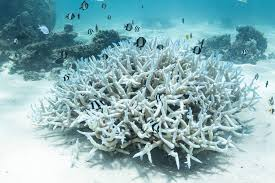
#> input picture data/raw/bleached/b1.jpg, 275 x 183 px
$ python -i preprocess.py   (imports and definitions only)
#> lines starting #> are read from the running program, lines starting #| are printed output that depends on the picture
### src/utils.py
"""
utils.py — Shared helpers for the Coral Reef Health Classification project.

Provides:
    - set_seed()       Reproducible experiments
    - get_device()     Auto-detect CPU / CUDA
    - load_config()    Read YAML configuration
    - setup_logger()   Consistent logging across modules
"""

import logging
import os
import random
from pathlib import Path

import numpy as np
import torch
import yaml


# ------------------------------------------------------------------
# Reproducibility
# ------------------------------------------------------------------
# [19 lines left out: functions set_seed, get_device, not called in this run]


# ------------------------------------------------------------------
# Configuration
# ------------------------------------------------------------------
_PROJECT_ROOT = Path(__file__).resolve().parent.parent
DEFAULT_CONFIG_PATH = _PROJECT_ROOT / "configs" / "default.yaml"


# [7 lines left out: function load_config, not called in this run]


# ------------------------------------------------------------------
# Logging
# ------------------------------------------------------------------
def setup_logger(name: str = "coralreef", level: int = logging.INFO) -> logging.Logger:
    """Create (or retrieve) a logger with a consistent format."""
#> further down, picture is the input picture: shape (183, 275, 3); mean B, G, R 182.3, 177, 137.6
    logger = logging.getLogger(name)
    if not logger.handlers:
        handler = logging.StreamHandler()
        fmt = logging.Formatter(
            "[%(asctime)s] %(levelname)s — %(name)s — %(message)s",
            datefmt="%Y-%m-%d %H:%M:%S",
        )
        handler.setFormatter(fmt)
        logger.addHandler(handler)
    logger.setLevel(level)
    return logger


# ------------------------------------------------------------------
# Misc
# ------------------------------------------------------------------
# [12 lines left out: functions ensure_dir, get_class_names, not called in this run]

### src/preprocess.py
"""
preprocess.py — Underwater image enhancement pipeline.

Functions:
    - color_correct()       Gray-World white-balance
    - denoise()             Non-local means denoising
    - apply_clahe()         CLAHE on L-channel (LAB colour space)
    - enhance_underwater_image()  Full pipeline (above three combined)

CLI usage:
    python -m src.preprocess                       # uses config defaults
    python -m src.preprocess --input data/raw --output data/processed
"""

from __future__ import annotations

import argparse
from pathlib import Path

import cv2
import numpy as np

from src.utils import ensure_dir, load_config, setup_logger

logger = setup_logger("preprocess")


# ================================================================
#  Individual enhancement steps
# ================================================================

def color_correct(image: np.ndarray) -> np.ndarray:
    """Apply Gray-World white-balance colour correction.

    Scales each channel so that the average colour of the scene is gray,
    which compensates for the blue / green colour-cast typical of
    underwater photographs.
    """
    result = image.astype(np.float32)
    avg_b, avg_g, avg_r = result.mean(axis=(0, 1))
#> avg_b = 182.3; avg_g = 177; avg_r = 137.6
    avg_gray = (avg_b + avg_g + avg_r) / 3.0
#> avg_gray = 165.6

    result[:, :, 0] = np.clip(result[:, :, 0] * (avg_gray / (avg_b + 1e-6)), 0, 255)
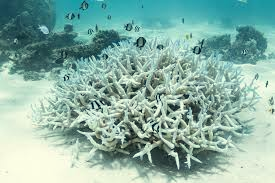
#> result: shape (183, 275, 3) float32; mean B, G, R 165.6, 177, 137.6
    result[:, :, 1] = np.clip(result[:, :, 1] * (avg_gray / (avg_g + 1e-6)), 0, 255)
    result[:, :, 2] = np.clip(result[:, :, 2] * (avg_gray / (avg_r + 1e-6)), 0, 255)
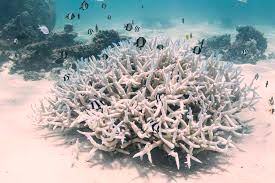
#> result: shape (183, 275, 3) float32; mean B, G, R 165.6, 165.6, 160.9
    return result.astype(np.uint8)


def denoise(image: np.ndarray, h: int = 10, h_color: int = 10,
            template_window: int = 7, search_window: int = 21) -> np.ndarray:
    """Remove noise using OpenCV fast non-local means denoising (colour)."""
#> called with h = 10, h_color = 10, template_window = 7, search_window = 21
    return cv2.fastNlMeansDenoisingColored(
        image, None, h, h_color, template_window, search_window
    )
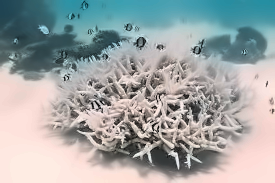
#> returned value: shape (183, 275, 3); mean of channels 0, 1, 2 165.2, 165.3, 159; drawn as B, G, R


def apply_clahe(image: np.ndarray, clip_limit: float = 2.0,
                tile_grid_size: tuple[int, int] = (8, 8)) -> np.ndarray:
    """Apply CLAHE on the L-channel of the LAB colour space.

    This improves local contrast without amplifying noise in dark regions.
    """
#> called with clip_limit = 2, tile_grid_size = (8, 8)
    lab = cv2.cvtColor(image, cv2.COLOR_BGR2LAB)
#> lab: shape (183, 275, 3); mean of channels 0, 1, 2 171, 126.6, 127.6
    l_chan, a_chan, b_chan = cv2.split(lab)
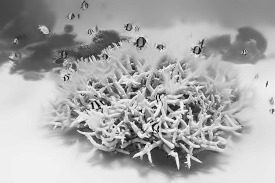
#> l_chan: shape (183, 275); min 3, max 244, mean 171
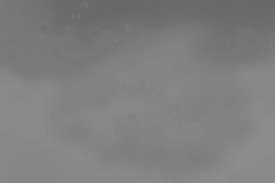
#> a_chan: shape (183, 275); min 104, max 140, mean 126.6

    clahe = cv2.createCLAHE(clipLimit=clip_limit, tileGridSize=tile_grid_size)
    l_chan = clahe.apply(l_chan)
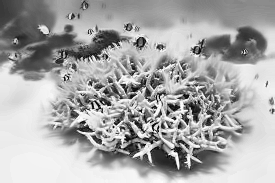
#> l_chan: shape (183, 275); min 2, max 255, mean 168.3

    merged = cv2.merge([l_chan, a_chan, b_chan])
#> merged: shape (183, 275, 3); mean of channels 0, 1, 2 168.3, 126.6, 127.6
    return cv2.cvtColor(merged, cv2.COLOR_LAB2BGR)
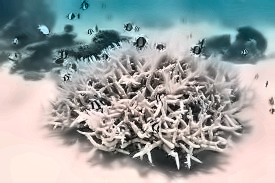
#> returned value: shape (183, 275, 3); mean B, G, R 163.2, 163.4, 156.5


# ================================================================
#  Combined pipeline
# ================================================================

def enhance_underwater_image(
    image: np.ndarray,
    do_color_correct: bool = True,
    do_denoise: bool = True,
    do_clahe: bool = True,
    clahe_clip: float = 2.0,
    clahe_grid: tuple[int, int] = (8, 8),
) -> np.ndarray:
    """Run the full enhancement pipeline on a single BGR image."""
    if do_color_correct:
        image = color_correct(image)
    if do_denoise:
        image = denoise(image)
    if do_clahe:
        image = apply_clahe(image, clip_limit=clahe_clip, tile_grid_size=clahe_grid)
    return image


# ================================================================
#  Batch processing (CLI)
# ================================================================

# [57 lines left out: functions batch_process, main, not called in this run]


# [2 lines not run here, left out]

>>> import cv2
>>> picture = cv2.imread('../data/raw/bleached/b1.jpg')
>>> result = enhance_underwater_image(picture)

$ run again, on data/raw/bleached/b2.jpg
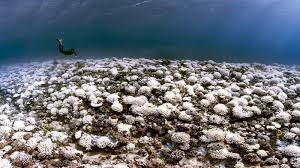
#> input picture data/raw/bleached/b2.jpg, 300 x 168 px
#> picture is the input picture: shape (168, 300, 3); mean B, G, R 119.3, 111, 104.6
#> avg_b = 119.3; avg_g = 111; avg_r = 104.6
#> avg_gray = 111.6
#> lab: shape (168, 300, 3); mean of channels 0, 1, 2 117, 129.4, 128.8
#> in apply_clahe, `l_chan = clahe.apply(l_chan)`:
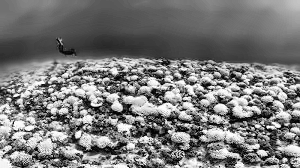
#> l_chan: shape (168, 300); min 1, max 255, mean 121.5
#> merged: shape (168, 300, 3); mean of channels 0, 1, 2 121.5, 129.4, 128.8
#> in apply_clahe, `return cv2.cvtColor(merged, cv2.COLOR_LAB2BGR)`:
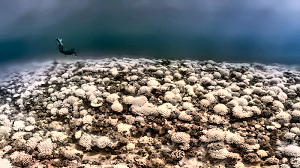
#> returned value: shape (168, 300, 3); mean B, G, R 114, 115.2, 115.2

$ run again, on data/raw/bleached/b3.jpg
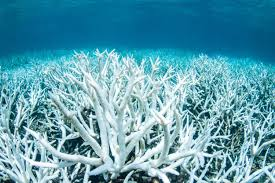
#> input picture data/raw/bleached/b3.jpg, 275 x 183 px
#> picture is the input picture: shape (183, 275, 3); mean B, G, R 173.9, 156.5, 91.4
#> avg_b = 173.9; avg_g = 156.5; avg_r = 91.4
#> avg_gray = 140.6
#> lab: shape (183, 275, 3); mean of channels 0, 1, 2 147.1, 127.4, 127.5
#> in apply_clahe, `l_chan = clahe.apply(l_chan)`:
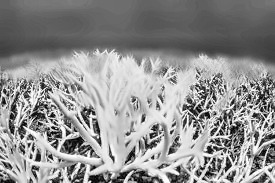
#> l_chan: shape (183, 275); min 1, max 255, mean 144.8
#> merged: shape (183, 275, 3); mean of channels 0, 1, 2 144.8, 127.4, 127.5
#> in apply_clahe, `return cv2.cvtColor(merged, cv2.COLOR_LAB2BGR)`:
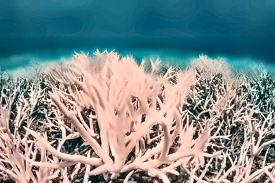
#> returned value: shape (183, 275, 3); mean B, G, R 138.5, 138.5, 124.6

$ run again, on data/raw/bleached/b4.jpg
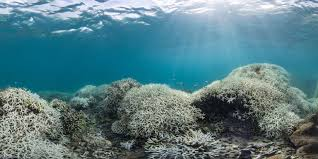
#> input picture data/raw/bleached/b4.jpg, 318 x 159 px
#> picture is the input picture: shape (159, 318, 3); mean B, G, R 134.1, 126.3, 87.8
#> avg_b = 134.1; avg_g = 126.3; avg_r = 87.78
#> avg_gray = 116
#> lab: shape (159, 318, 3); mean of channels 0, 1, 2 123.8, 129.7, 129
#> merged: shape (159, 318, 3); mean of channels 0, 1, 2 132.2, 129.7, 129
#> in apply_clahe, `return cv2.cvtColor(merged, cv2.COLOR_LAB2BGR)`:
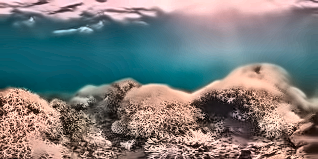
#> returned value: shape (159, 318, 3); mean B, G, R 123.6, 124, 120.7
